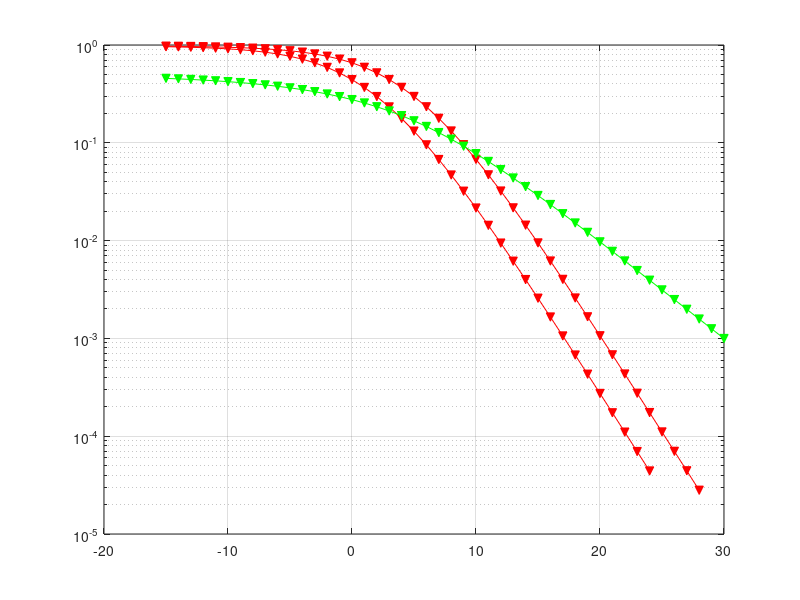

Here is the MATLAB script that generated this plot: (Note: this script raises an error after producing the figure.)
clear;
 groupLen = 10;
 groupErrAllowed = 1;




% % BPSK
snrArr = -15:1:24;
p0 = 10.^(snrArr./10); 
BER = 0.5*(1 - sqrt((p0./(p0 + 1))));

for id = 0:groupErrAllowed
   C(id + 1) = nchoosek(groupLen, id);
end
blockOk = C .* BER.'.^(0:groupErrAllowed) .* (1 - BER.').^(groupLen:-1:(groupLen - groupErrAllowed));
blockOk = [blockOk, zeros(1,length(BER)).'];
blockOk = sum(blockOk.');
BLER = 1 - blockOk;
col = "red";
semilogy(snrArr, BLER, 'Marker', 'v', 'Color', col, 'MarkerEdgeColor', col, 'MarkerFaceColor', col);
hold on; grid on;

% QPSK
snrArr = -15:1:28;
p0 = 10.^(snrArr./10);
BER = 0.5*(1 - sqrt(((0.5 * p0)./(0.5 * p0 + 1))));

for id = 0:groupErrAllowed
   C(id + 1) = nchoosek(groupLen, id);
end
blockOk = C .* BER.'.^(0:groupErrAllowed) .* (1 - BER.').^(groupLen:-1:(groupLen - groupErrAllowed));
blockOk = [blockOk, zeros(1,length(BER)).'];
blockOk = sum(blockOk.');
BLER = 1 - blockOk;
col = "red";
semilogy(snrArr, BLER, 'Marker', 'v', 'Color', col, 'MarkerEdgeColor', col, 'MarkerFaceColor', col);
hold on; grid on;


%8PSK
snrArr = -15:1:30;
p0 = 10.^(snrArr./10);
BER = 0.5*(1 - sqrt(((1/4 * p0)./(1/4 * p0 + 1))));

col = "green";
semilogy(snrArr, BER, 'Marker', 'v', 'Color', col, 'MarkerEdgeColor', col, 'MarkerFaceColor', col);

%16QAM
snrArr = -15:1:34;
p0 = 10.^(snrArr./10);
BER = 3/4 .* func(1/5 .* p0) + 1/2 .* func(9/5 .* p0) - 1/4 .* func(5 .* p0);

col = "black";
semilogy(snrArr, BER, 'Marker', 'v', 'Color', col, 'MarkerEdgeColor', col, 'MarkerFaceColor', col);


%64QAM
snrArr = -15:1:40;
p0 = 10.^(snrArr./10);
BER = 7/12 .* func(1/21 .* p0) + 1/2 .* func(3/7 .* p0) - 1/12 .* func(21/21 .* p0) + 1/12 .* func(81/21 .* p0) - 1/12 .* func(13/12 .* p0);
  
col = "green";
semilogy(snrArr, BER, 'Marker', 'v', 'Color', col, 'MarkerEdgeColor', col, 'MarkerFaceColor', col);
legend('BPSK', 'QPSK', '8PSK', '16QAM', '64QAM');
